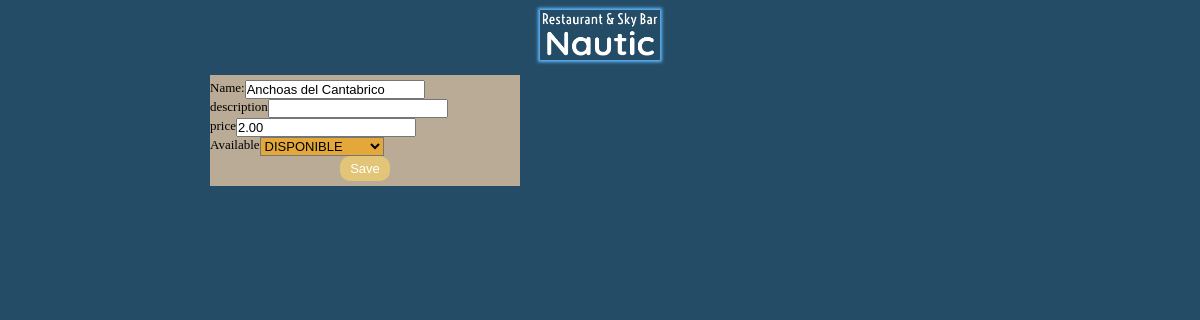
The app's page /manager/109 (signed in) with its own data.
### manager_tools/models.py (models this page shows)
class Item(models.Model):
    name = models.CharField(max_length=60)
    description = models.CharField(max_length=120, blank=True)
    price = models.CharField(max_length=8) #no calculations with this item
    available = models.BooleanField(default=True)
    section = models.CharField(max_length=10)
    label = models.ForeignKey(Label, on_delete=models.CASCADE, related_name='label_items')

### manager_tools/views.py (the view)
# urls.py: path("<int:pk>", ItemUpdate.as_view(), name="item-update"),
class ItemUpdate(LoginRequiredMixin, UpdateView):
    model = Item
    form_class = ItemForm
    template_name = "manager_tools/update_item.html"
    success_url = "/eat/"

### manager_tools/forms.py
class ItemForm(ModelForm):
    class Meta:
        DISPONIBLE = True
        NO_DISPONIBLE = False
        av = [(DISPONIBLE,'DISPONIBLE'),(NO_DISPONIBLE,'NO DISPONIBLE')]
        model = Item
        fields = ['name', 'description', 'price', 'available']
        widgets = {
            'available' : forms.Select(choices= av),
        }

### manager_tools/templates/manager_tools/update_item.html (shortened to what this page needs)
{% extends "manager_tools/layout.html" %}
{% block body %}
<form action="" method="post" class="text-center my-10 py-5" id="updateItemForm">
    <div class="form-field d-flex-row">
        <label for="{{ form.name.id_for_label }}">Name:</label>
        {{ form.name }}
    </div>
    <div class="form-field d-flex-row">
        <label for="{{ form.description.id_for_label }}">description</label>
        {{ form.description }}
    </div>
    <div class="form-field d-flex-row">
        <label for="{{ form.description.id_for_label }}">price</label>
        {{ form.price }}
    </div>
    <div class="form-field d-flex-row">
        <label for="{{ form.available.id_for_label }}">Available</label>
        {{ form.available }}
    </div>
    <button class="btn-small bg-sunny" type="submit">Save</button>
  </form>
{% endblock %}

### restaurant/static/restaurant/basis.css (style rules this page uses)
:root { --dark-color: #002240; --light-color: #f4f4f4; --site-color-light: #5eb8ff; --site-color-slight: #62efff; }
* { box-sizing: border-box; margin: 0; padding: 0; font-size: 13px; color: white; }
html, body { width: 100%; height: 100%; min-height: 100vh; display: flex; flex-direction: column; flex-wrap: nowrap; align-items: center; }
button { cursor: pointer; }

### restaurant/static/restaurant/utils.css (style rules this page uses)
.text-center { text-align: center; }
.my-10 { margin-top: 10px; margin-bottom: 10px; }
.py-5 { padding-top: 5px; padding-bottom: 5px; }
.bg-sunny { background-color: #f0cf6ebd; }
.btn-small { padding: 5px 10px; border-radius: 10px 10px; border: 0; }
.d-flex-row { display: flex; flex-direction: row; }

### manager_tools/static/manager_tools/managert.css (style rules this page uses)
body { background-color: rgb(36, 76, 102); width: 100%; height: 100%; color: black; }
button { background-color: darkblue; padding: 5px 5px; border-radius: 5px 5px; }
#updateItemForm, #restaurantInfoForm { width: 310px; background-color: rgb(185, 171, 149); }
form input, form label, form textarea { color: black; }
form select { color: black; background-color: rgba(236, 169, 45, 0.863) }

### records on screen
Item: name "Anchoas del Cantabrico", price "2.00", available "DISPONIBLE"
